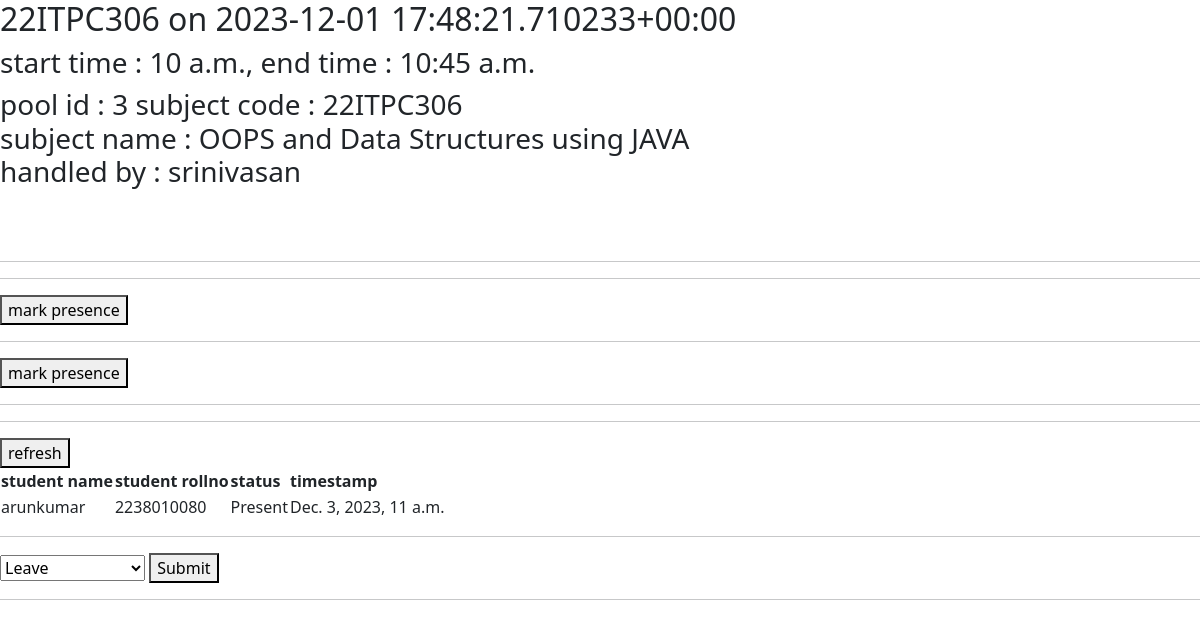
Before: /Student/view/pool/3/ with the older database file.
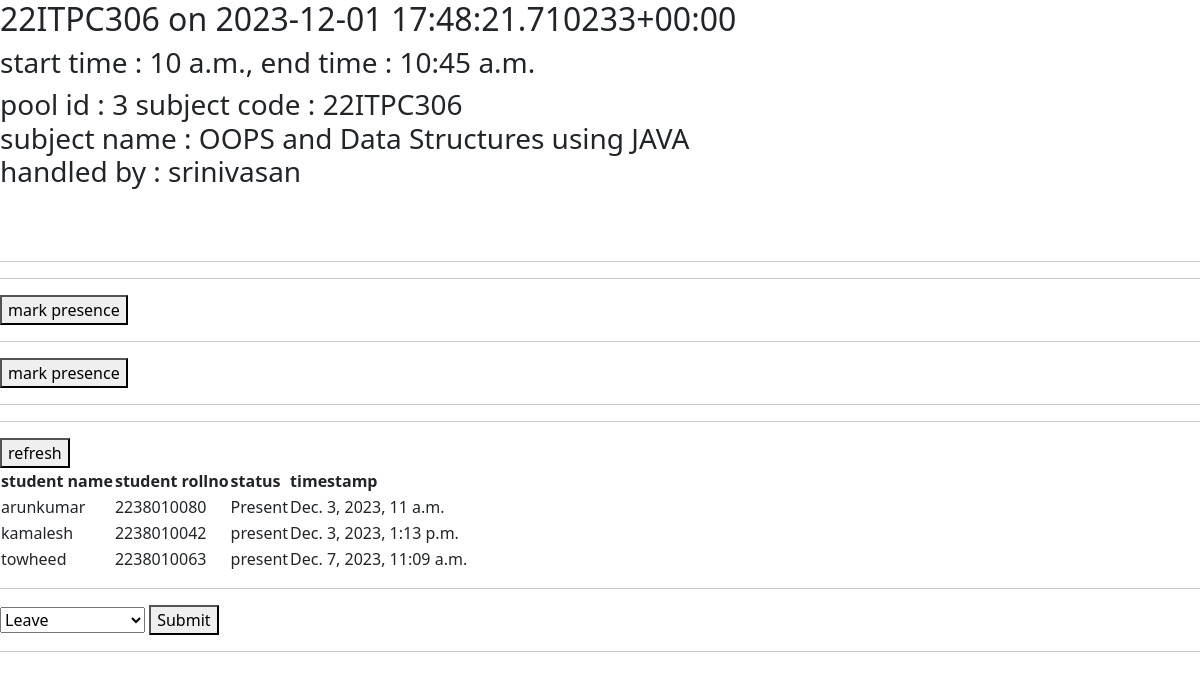
After: the same page with the newer database file.
### user/models.py (models this page shows, shortened)
class attendance(models.Model):
    pool = models.ForeignKey(attendance_pool,on_delete=models.CASCADE,blank=False,null=False)
    user = models.ForeignKey(User, on_delete=models.CASCADE)
    student_roll = models.IntegerField(blank=False,null=False)#think later if it was really mportant because we have user refernce above so..,
    status = models.CharField(max_length=20,choices=status_choices,default="absent",blank=False,null=False)
    ip_address = models.GenericIPAddressField()
    timestamp = models.DateTimeField(auto_now_add=True)

class User(AbstractUser):
    dept = models.CharField(max_length=10, choices=dept_choices, blank=True, null=True)
    sem = models.IntegerField(choices = sem_choices,blank = True,null = True)
    role = models.CharField(max_length=10, choices=role_choices, default="Student", blank=False, null=False)
    userid = models.BigIntegerField(blank = False,null = True)
    class Meta:
        constraints = [
            models.UniqueConstraint(fields=['userid'], name='unique_user_id'),
        ]

### student/views.py (the view)
# urls.py: path('view/pool/<int:pk>/',pool_view.as_view(),name = "student_pool_view"),
class pool_view(View):
    def get(self, request, *args, **kwargs):
        pk = kwargs.get('pk')
        current_pool = attendance_pool.objects.get(id = pk)
        result_data = attendance.objects.filter(pool = current_pool)
        template_name = "student_pool_view.html"
        return render(request,template_name, {"pool":current_pool,"result_data":result_data})

### user/models.py (called while the page is built)
    def __str__(self):
        return f"{self.subject.subject_code} on {self.datefield}"
        pass

### templates/student_pool_view.html (shortened to what this page needs)
{% extends 'base.html' %}
{% block content %}
        <div>
                <H2>{{pool}}</H2>
            </div>
            <div>
                <h3>start time : {{pool.start_time}}, end time : {{pool.end_time}}</h3>
            </div>
            <div>
                <h3>
                    pool id : {{pool.id}}
                subject code : {{pool.subject.subject_code}}<br>
                subject name : {{pool.subject.subject_name}}<br>
                handled by : {{pool.subject.handling_staff.username}}<br>
                </h3>
            </div>
                <br>
                <br>
                <hr>
                <hr>
        </div>
        <button id="postButton">mark presence</button>
        <br><hr>
        <button id="refreshbtn">mark presence</button>
        <hr>
        <hr>
        <button id = "refresh-data">refresh</button>
        <table id = "attendance_result">
            <tr>
                <th>student name</th>
                <th>student rollno</th>
                <th>status</th>
                <th>timestamp</th>
            </tr>
            {% for data in result_data %}
            <tr>
                <td>{{data.user.username}}</td>
                <td>{{data.user.userid}}</td>
                <td>{{data.status}}</td>
                <td>{{data.timestamp}}</td>
            </tr>
            {% endfor %}
        </table>
        <hr>
        <form id="yourForm">
          <select id="requestType">
              <option value="leave">Leave</option>
          </select>
          <button type="button" id="submitButton">Submit</button>
      </form>
        <hr>
{% endblock %}

Changed rows visible on the page:
added attendance: user.username "kamalesh", user.userid "2238010042", status "present", timestamp "Dec. 3, 2023, 1:13 p.m."
added attendance: user.username "towheed", user.userid "2238010063", status "present", timestamp "Dec. 7, 2023, 11:09 a.m."
